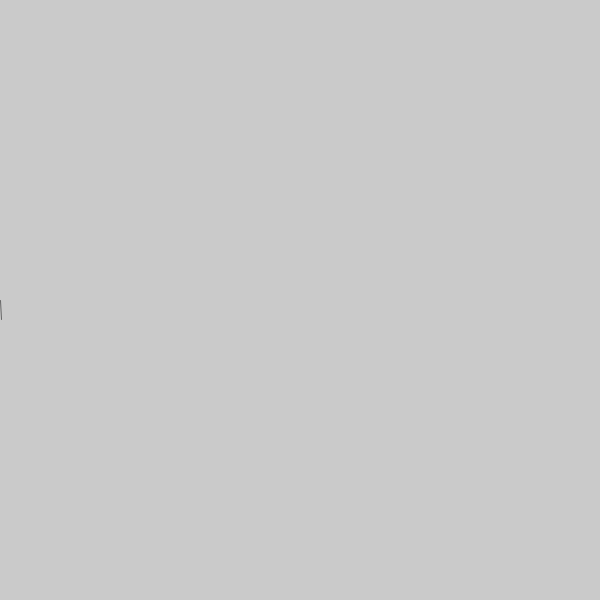
Frame 1 (no input)
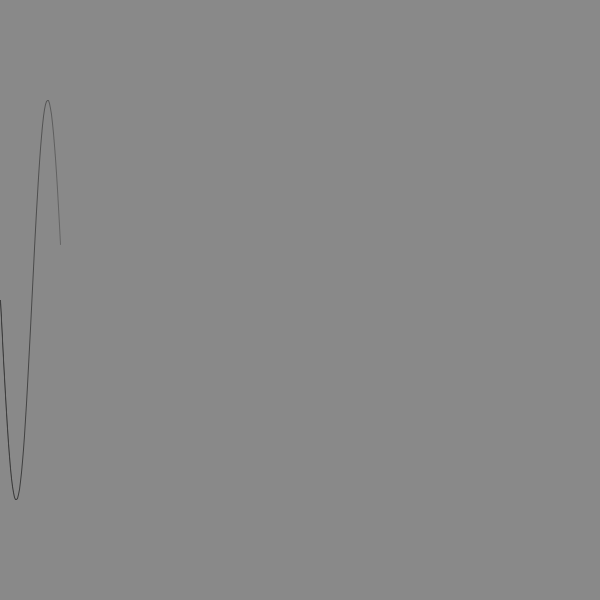
Frame 60 (the mouse pressed at the canvas centre just before this capture)
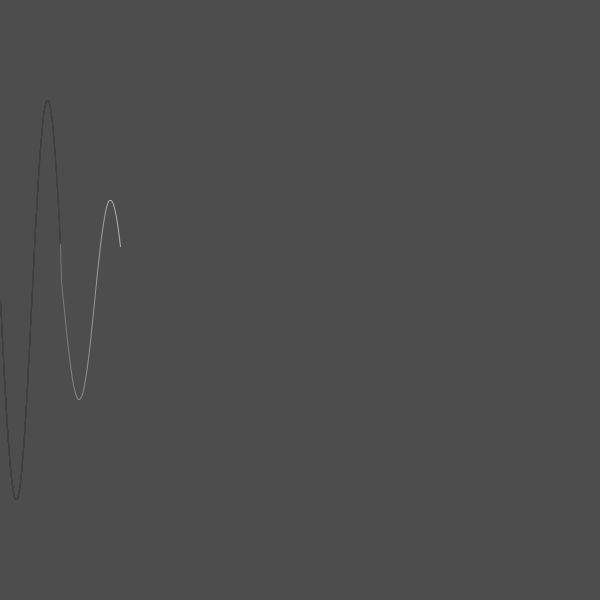
Frame 120 (the mouse held since frame 60 and released just before this capture)

The Processing sketch that drew these frames (run headless with seeded random() and noise(); from frame 60 on, the mouse is pressed at the canvas centre):

// Processing sketch: processing_137381
// ── processing_137381.pde

float a, x, y, px, py = 0;
float sfill = 1;
void setup() {
  size(600, 600);
}

void draw() {
  noStroke();
  fill(0, 2);
  rect(0, 0, width, height);
  ///
  a += 0.1;
  if (x > width) {
    x = 0; 
    px = 0;
  }
  x++;
  y = sin(a) * map(mouseY, height, 0, 0, 200);
  strokeWeight(sfill);

  stroke(map(mouseX, 0, width, 100, 255));
  line(px, width/2 + py, x, width/2 + y);

  px = x;
  py = y;
}
void keyPressed() {
  if ((key =='x')||(key=='X')) {
    sfill++;
  }
  else if ((key == 'z')||(key == 'Z')) {
    if (sfill - 1 > 0) {
      sfill--;
    }
  }
}
